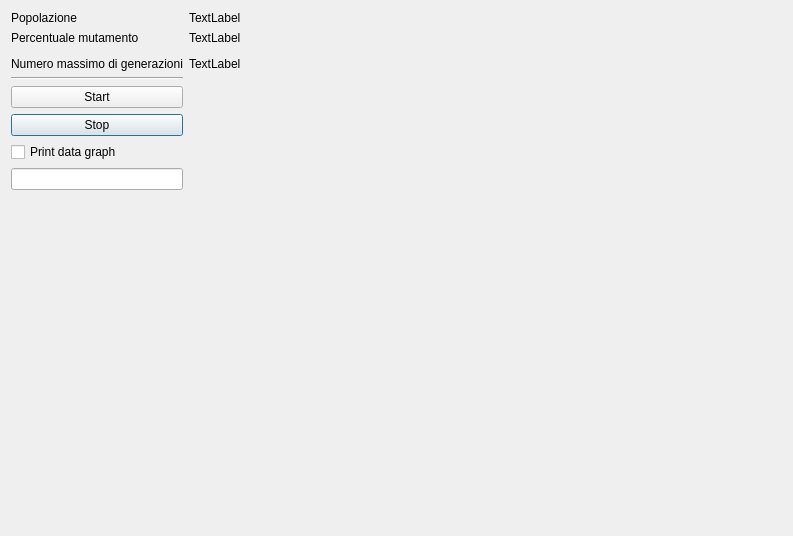
<?xml version="1.0" encoding="UTF-8"?>
<ui version="4.0">
 <class>SolverDialog</class>
 <widget class="QDialog" name="SolverDialog">
  <property name="geometry">
   <rect>
    <x>0</x>
    <y>0</y>
    <width>793</width>
    <height>536</height>
   </rect>
  </property>
  <property name="windowTitle">
   <string>Dialog</string>
  </property>
  <layout class="QGridLayout" name="gridLayout">
   <item row="3" column="0">
    <widget class="QLabel" name="label_2">
     <property name="text">
      <string>Numero massimo di generazioni</string>
     </property>
    </widget>
   </item>
   <item row="3" column="1">
    <widget class="QLabel" name="label_6">
     <property name="text">
      <string>TextLabel</string>
     </property>
    </widget>
   </item>
   <item row="9" column="0">
    <spacer name="verticalSpacer">
     <property name="orientation">
      <enum>Qt::Vertical</enum>
     </property>
     <property name="sizeHint" stdset="0">
      <size>
       <width>20</width>
       <height>40</height>
      </size>
     </property>
    </spacer>
   </item>
   <item row="10" column="2">
    <spacer name="horizontalSpacer">
     <property name="orientation">
      <enum>Qt::Horizontal</enum>
     </property>
     <property name="sizeHint" stdset="0">
      <size>
       <width>40</width>
       <height>20</height>
      </size>
     </property>
    </spacer>
   </item>
   <item row="0" column="0">
    <widget class="QLabel" name="label">
     <property name="text">
      <string>Popolazione</string>
     </property>
    </widget>
   </item>
   <item row="0" column="1">
    <widget class="QLabel" name="label_4">
     <property name="text">
      <string>TextLabel</string>
     </property>
    </widget>
   </item>
   <item row="1" column="0">
    <widget class="QLabel" name="label_3">
     <property name="text">
      <string>Percentuale mutamento</string>
     </property>
    </widget>
   </item>
   <item row="6" column="0">
    <widget class="QPushButton" name="pushButton_Stop">
     <property name="text">
      <string>Stop</string>
     </property>
    </widget>
   </item>
   <item row="0" column="2" rowspan="10">
    <widget class="QCustomPlot" name="plot" native="true"/>
   </item>
   <item row="8" column="0">
    <widget class="QLineEdit" name="lineEdit_DataPlotPath">
     <property name="sizePolicy">
      <sizepolicy hsizetype="Preferred" vsizetype="Fixed">
       <horstretch>0</horstretch>
       <verstretch>0</verstretch>
      </sizepolicy>
     </property>
    </widget>
   </item>
   <item row="1" column="1">
    <widget class="QLabel" name="label_5">
     <property name="text">
      <string>TextLabel</string>
     </property>
    </widget>
   </item>
   <item row="4" column="0">
    <widget class="Line" name="line">
     <property name="orientation">
      <enum>Qt::Horizontal</enum>
     </property>
    </widget>
   </item>
   <item row="5" column="0">
    <widget class="QPushButton" name="pushButton_Start">
     <property name="text">
      <string>Start</string>
     </property>
    </widget>
   </item>
   <item row="7" column="0">
    <widget class="QCheckBox" name="checkBox_PrintDataPlot">
     <property name="text">
      <string>Print data graph</string>
     </property>
    </widget>
   </item>
  </layout>
 </widget>
 <customwidgets>
  <customwidget>
   <class>QCustomPlot</class>
   <extends>QWidget</extends>
   <header location="global">qcustomplot.h</header>
   <container>1</container>
  </customwidget>
 </customwidgets>
 <resources/>
 <connections/>
</ui>
